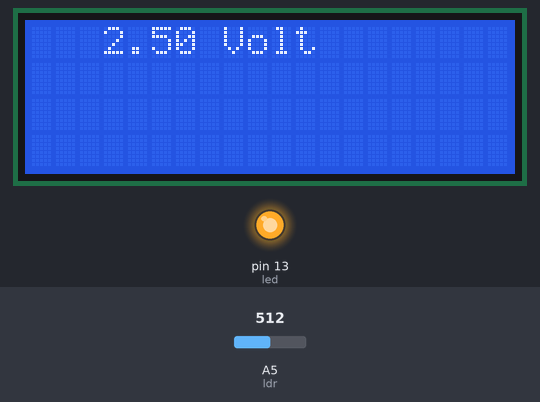
Bench run of a sketch on a simulated Arduino Uno, built with avr-gcc and run on an emulated ATmega328P. Shown: 20×4 character LCD, output pins drawn as LEDs (lit = HIGH). The test bench sets the inputs (shaded band); at power-on: A5 (ldr) = 512. What the sketch prints to the serial monitor is not drawn.

Above: at 1.2 s.
1.3 s: A5 (ldr) set to 716
2.8 s: A5 (ldr) set to 11
At 3.2 s:
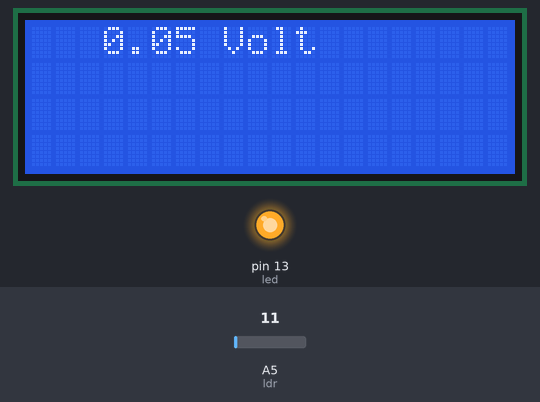
4.4 s: A5 (ldr) set to 8
At 4.8 s:
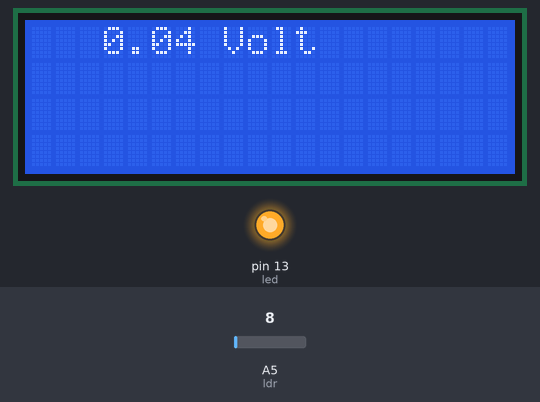
5.9 s: A5 (ldr) set to 122
At 6.4 s:
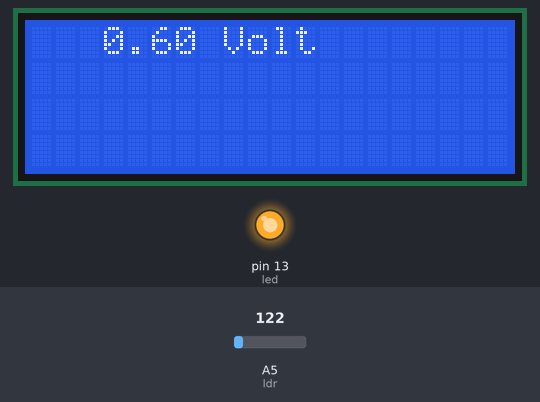
8.9 s: A5 (ldr) set to 511
At 10.2 s:
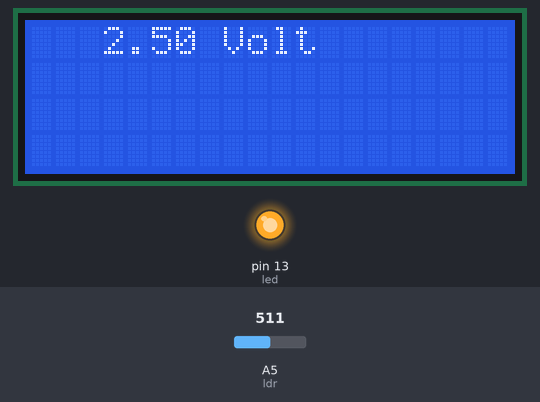
Timing chart, 0 to 11.4 s (numbered marks = the images above; inputs shaded):
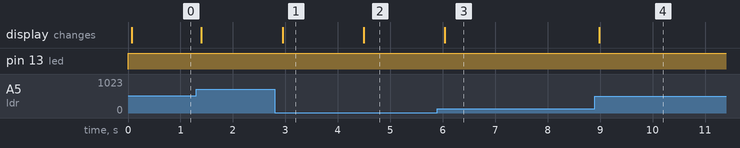

Measured:
- after the input at 2.8 s, the display: changes after 0.15 s (image 1)
- after the input at 4.4 s, the display: changes after 0.09 s (image 2)
- after the input at 5.9 s, the display: changes after 0.13 s (image 3)
- after the input at 8.9 s, the display: changes after 0.08 s (image 4)

The sketch:

FotometerProjekt_ArduinoCode.ino
```cpp
const int ldr=A5;
 int ldrwert;

int led=13;

#include <Wire.h>
#include <LiquidCrystal_I2C.h>

LiquidCrystal_I2C lcd(0x27,20,4);  // set the LCD address to 0x27 for a 16 chars and 2 line display

void setup()
{
 Serial.begin (9600);

 pinMode(led,OUTPUT);

}


void loop()
{

  digitalWrite (led,HIGH);

  ldrwert=analogRead(ldr);
  Serial.println (ldrwert);

  float voltwert=ldrwert*(5.0 / 1023.0);

  lcd.init();
  lcd.backlight();
  lcd.setCursor(3,0);
  lcd.print(voltwert);
  lcd.print(" Volt");

}
```
